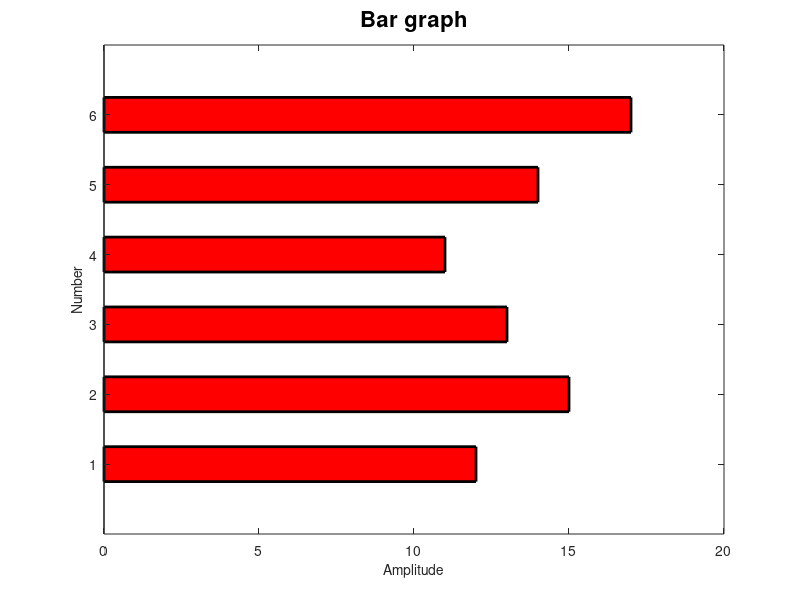

MATLAB code to generate this figure:
x=[12, 15, 13, 11, 14, 17];
barh(x,0.5, 'r','EdgeColor','k','LineWidth',2);
title('Bar graph','FontSize',16);
xlabel('Amplitude', 'FontSize',10);
ylabel('Number', 'FontSize',10);
